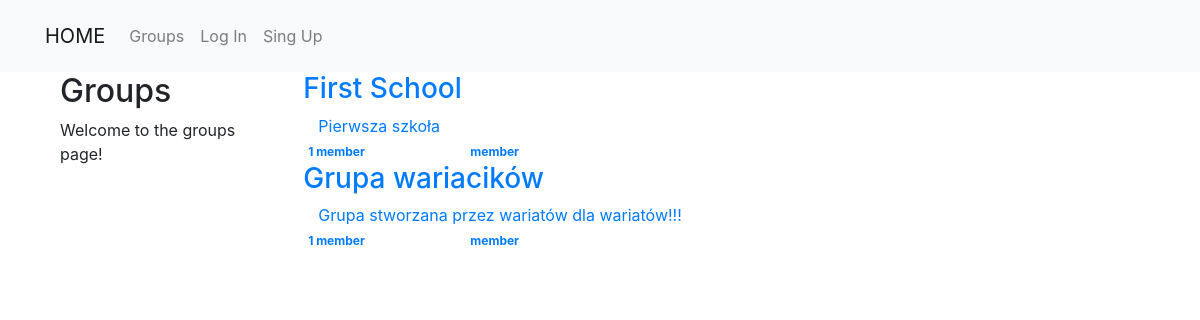
The app's page /groups/ with its own data.
### groups/models.py (models this page shows, shortened)
class Group(models.Model):
    name = models.CharField(max_length=255)
    slug = models.SlugField(allow_unicode=True, unique=True)
    description = models.TextField(blank=True, default='')
    description_html = models.TextField(editable=False, default='', blank=True)
    members = models.ManyToManyField(User, through='GroupMember')
    class Meta:
        ordering = ['name']

### groups/views.py (the view)
# urls.py: path('', views.ListGroups.as_view(), name='all'),
class ListGroups(generic.ListView):
    model = Group

### groups/templates/groups/group_list.html (shortened to what this page needs)
{% extends 'groups/group_base.html' %}
{% block pregroup %}
    <div class="col-md-4">
        <div class="content">
            <h2>Groups</h2>
            <p>Welcome to the groups page!</p>
        </div>
    </div>
{% endblock pregroup %}
{% block group_content %}
    <div class="col-md-8">
        <div class="list-group">
            {% for group in object_list %}
                <a class="list-group_item" href="{% url 'groups:single' slug=group.slug %}">
                    <h3 class="list-group-item-heading">
                        {{ group.name }}
                    </h3>
                    <div class="list-group-item-text container-fluid">
                        {{ group.description }}
                    </div>
                    <div class="row">
                        <div class="col-md-4">
                            <span class="badge">
                                {{ group.members.count }}
                                member{{ group.members.count|pluralize }}
                            </span>
                        </div>
                        <div class="col-md-4">
                            <span class="badge">
                                member{{ group.post.count|pluralize }}
                            </span>
                        </div>
                    </div>
                </a>
            {% endfor %}
        </div>
    </div>
{% endblock group_content %}

### records on screen
Group: name "First School", description "Pierwsza szkoła", members.count "1"
Group: name "Grupa wariacików", description "Grupa stworzana przez wariatów dla wariatów!!!", members.count "1"
